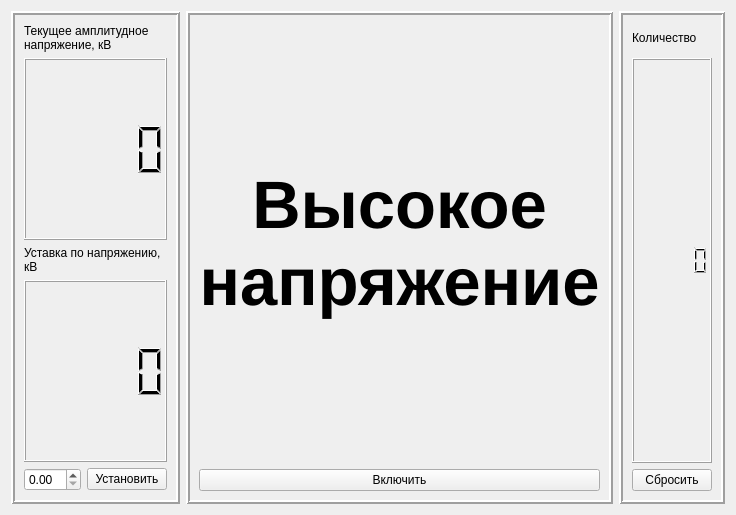
<?xml version="1.0" encoding="UTF-8"?>
<ui version="4.0">
 <class>ZasiLooker</class>
 <widget class="QWidget" name="ZasiLooker">
  <property name="geometry">
   <rect>
    <x>0</x>
    <y>0</y>
    <width>703</width>
    <height>515</height>
   </rect>
  </property>
  <property name="windowTitle">
   <string>Form</string>
  </property>
  <layout class="QHBoxLayout" name="horizontalLayout_2">
   <item>
    <layout class="QHBoxLayout" name="horizontalLayout">
     <item>
      <widget class="QFrame" name="frame_2">
       <property name="frameShape">
        <enum>QFrame::Box</enum>
       </property>
       <property name="frameShadow">
        <enum>QFrame::Raised</enum>
       </property>
       <property name="lineWidth">
        <number>2</number>
       </property>
       <layout class="QVBoxLayout" name="verticalLayout">
        <item>
         <layout class="QVBoxLayout" name="verticalLayout_2">
          <item>
           <widget class="QLabel" name="label_2">
            <property name="sizePolicy">
             <sizepolicy hsizetype="Preferred" vsizetype="Fixed">
              <horstretch>0</horstretch>
              <verstretch>0</verstretch>
             </sizepolicy>
            </property>
            <property name="text">
             <string>Текущее амплитудное напряжение, кВ</string>
            </property>
            <property name="wordWrap">
             <bool>true</bool>
            </property>
           </widget>
          </item>
          <item>
           <widget class="QLCDNumber" name="lcdNumber_2"/>
          </item>
          <item>
           <widget class="QLabel" name="label">
            <property name="sizePolicy">
             <sizepolicy hsizetype="Preferred" vsizetype="Fixed">
              <horstretch>0</horstretch>
              <verstretch>0</verstretch>
             </sizepolicy>
            </property>
            <property name="text">
             <string>Уставка по напряжению, кВ</string>
            </property>
            <property name="scaledContents">
             <bool>false</bool>
            </property>
            <property name="wordWrap">
             <bool>true</bool>
            </property>
           </widget>
          </item>
          <item>
           <widget class="QLCDNumber" name="lcdNumber"/>
          </item>
          <item>
           <layout class="QHBoxLayout" name="horizontalLayout_3">
            <item>
             <widget class="QDoubleSpinBox" name="setUstBox">
              <property name="maximum">
               <double>40.000000000000000</double>
              </property>
              <property name="singleStep">
               <double>0.100000000000000</double>
              </property>
             </widget>
            </item>
            <item>
             <widget class="QPushButton" name="setUstButton">
              <property name="text">
               <string>Установить</string>
              </property>
             </widget>
            </item>
           </layout>
          </item>
         </layout>
        </item>
       </layout>
      </widget>
     </item>
     <item>
      <widget class="QFrame" name="frame">
       <property name="frameShape">
        <enum>QFrame::Box</enum>
       </property>
       <property name="frameShadow">
        <enum>QFrame::Raised</enum>
       </property>
       <property name="lineWidth">
        <number>2</number>
       </property>
       <property name="midLineWidth">
        <number>0</number>
       </property>
       <layout class="QVBoxLayout" name="verticalLayout_5">
        <item>
         <layout class="QVBoxLayout" name="verticalLayout_3">
          <item>
           <widget class="QLabel" name="isHighLabel">
            <property name="font">
             <font>
              <pointsize>50</pointsize>
              <weight>75</weight>
              <bold>true</bold>
             </font>
            </property>
            <property name="mouseTracking">
             <bool>false</bool>
            </property>
            <property name="autoFillBackground">
             <bool>true</bool>
            </property>
            <property name="text">
             <string>Высокое напряжение</string>
            </property>
            <property name="scaledContents">
             <bool>true</bool>
            </property>
            <property name="alignment">
             <set>Qt::AlignCenter</set>
            </property>
            <property name="wordWrap">
             <bool>true</bool>
            </property>
           </widget>
          </item>
          <item>
           <widget class="QPushButton" name="onHighButton">
            <property name="text">
             <string>Включить</string>
            </property>
            <property name="checkable">
             <bool>true</bool>
            </property>
           </widget>
          </item>
         </layout>
        </item>
       </layout>
      </widget>
     </item>
     <item>
      <widget class="QFrame" name="frame_3">
       <property name="frameShape">
        <enum>QFrame::Box</enum>
       </property>
       <property name="frameShadow">
        <enum>QFrame::Raised</enum>
       </property>
       <property name="lineWidth">
        <number>2</number>
       </property>
       <layout class="QVBoxLayout" name="verticalLayout_6">
        <item>
         <layout class="QVBoxLayout" name="verticalLayout_4">
          <item>
           <widget class="QLabel" name="label_3">
            <property name="sizePolicy">
             <sizepolicy hsizetype="Preferred" vsizetype="Fixed">
              <horstretch>0</horstretch>
              <verstretch>0</verstretch>
             </sizepolicy>
            </property>
            <property name="text">
             <string>Количество дефектов</string>
            </property>
            <property name="wordWrap">
             <bool>true</bool>
            </property>
           </widget>
          </item>
          <item>
           <widget class="QLCDNumber" name="lcdNumber_3"/>
          </item>
          <item>
           <widget class="QPushButton" name="DropDefectCountButton">
            <property name="text">
             <string>Сбросить</string>
            </property>
           </widget>
          </item>
         </layout>
        </item>
       </layout>
      </widget>
     </item>
    </layout>
   </item>
  </layout>
 </widget>
 <resources/>
 <connections/>
</ui>
